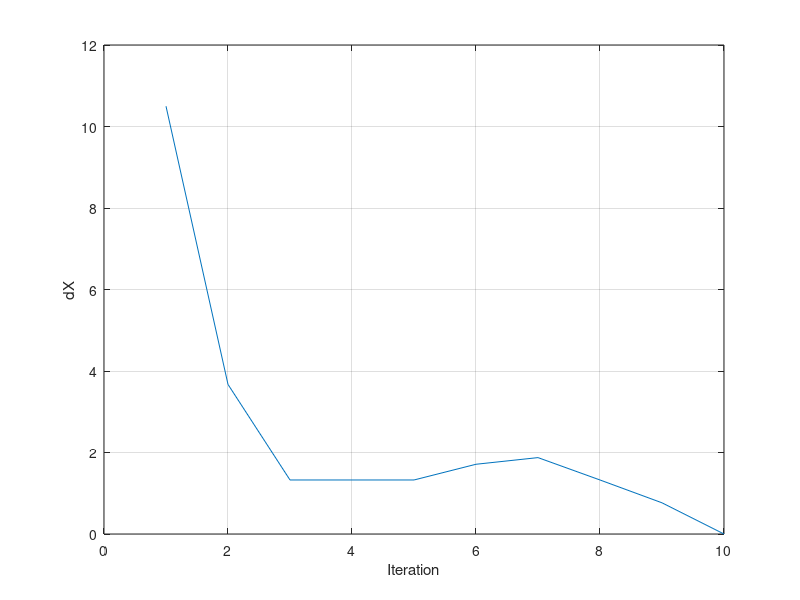
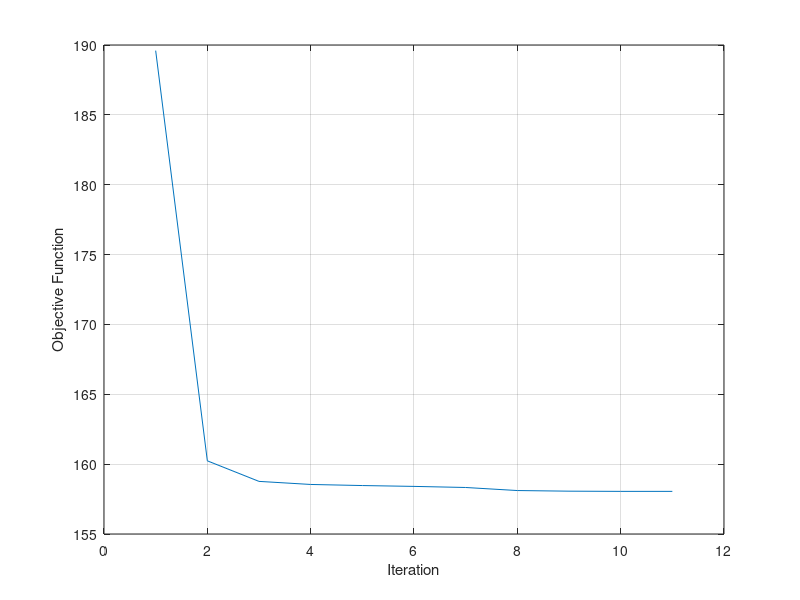
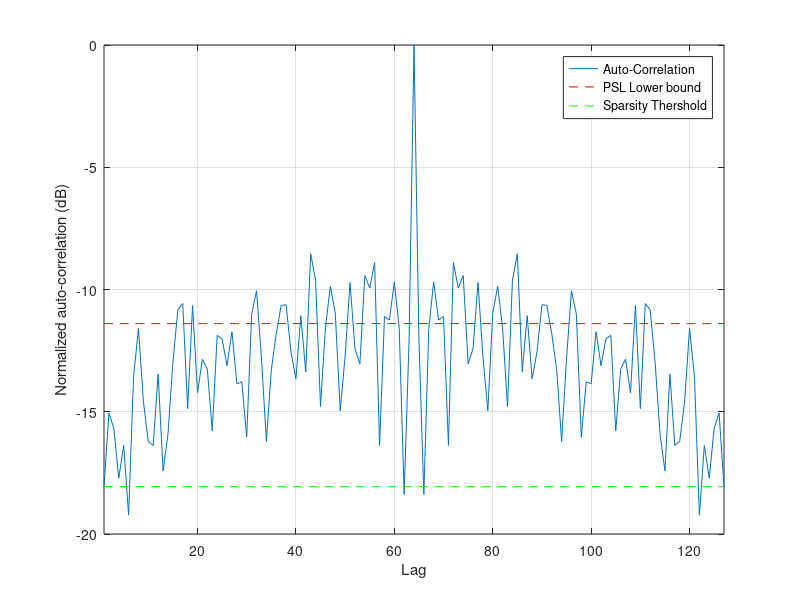
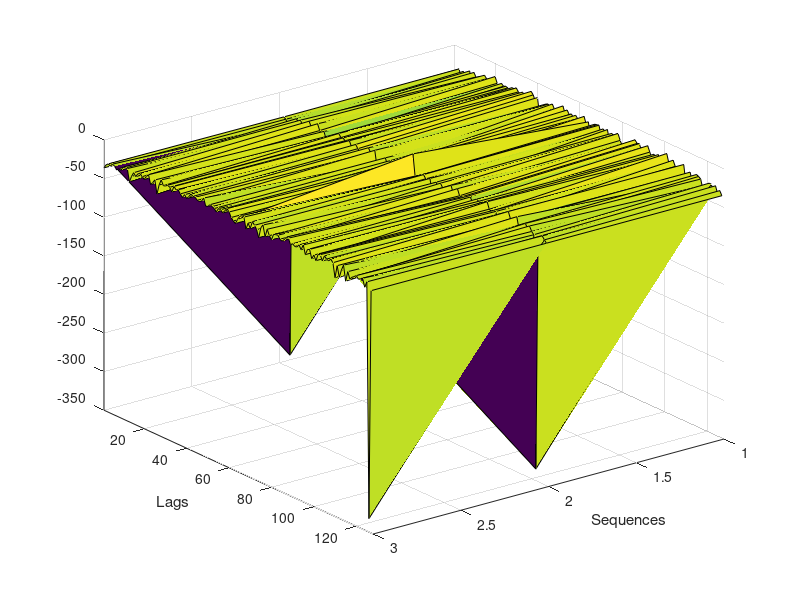

The MATLAB source for these figures, in order:
function [X, obj, D_X] = WeBEST_d_1file(X0, p, w, zeta, MaxItr, L, flg_obj)
% ~~~~~~~~~~~~~~~~~~~~~~~~~~~~~~~~~~~~~~~~~~~~~~~~~~~~~~~~~~~~~~~~~~~~~~~~~
% Copyright (c) 2021, <Ehsan Raei>, website: https://radarmimo.com/
% All rights reserved.
% ~~~~~~~~~~~~~~~~~~~~~~~~~~~~~~~~~~~~~~~~~~~~~~~~~~~~~~~~~~~~~~~~~~~~~~~~~
% Redistribution and use in source and binary forms, with or without
% modification, are permitted provided that the following conditions are met:
% 1. Redistributions of source code must retain the above copyright
%    notice, this list of conditions and the following disclaimer.
% 2. Redistributions in binary form must reproduce the above copyright
%    notice, this list of conditions and the following disclaimer in the
%    documentation and/or other materials provided with the distribution.
% 3. All advertising materials mentioning features or use of this software
%    must display the following acknowledgement:
%    "This product includes software developed by <Ehsan Raei>,
%    https://radarmimo.com/"
%
% THIS SOFTWARE IS PROVIDED BY <COPYRIGHT HOLDER> ''AS IS'' AND ANY
% EXPRESS OR IMPLIED WARRANTIES, INCLUDING, BUT NOT LIMITED TO, THE IMPLIED
% WARRANTIES OF MERCHANTABILITY AND FITNESS FOR A PARTICULAR PURPOSE ARE
% DISCLAIMED. IN NO EVENT SHALL <COPYRIGHT HOLDER> BE LIABLE FOR ANY
% DIRECT, INDIRECT, INCIDENTAL, SPECIAL, EXEMPLARY, OR CONSEQUENTIAL DAMAGES
% (INCLUDING, BUT NOT LIMITED TO, PROCUREMENT OF SUBSTITUTE GOODS OR SERVICES;
% LOSS OF USE, DATA, OR PROFITS; OR BUSINESS INTERRUPTION) HOWEVER CAUSED AND
% ON ANY THEORY OF LIABILITY, WHETHER IN CONTRACT, STRICT LIABILITY, OR TORT
% (INCLUDING NEGLIGENCE OR OTHERWISE) ARISING IN ANY WAY OUT OF THE USE OF THIS
% SOFTWARE, EVEN IF ADVISED OF THE POSSIBILITY OF SUCH DAMAGE.
% ~~~~~~~~~~~~~~~~~~~~~~~~~~~~~~~~~~~~~~~~~~~~~~~~~~~~~~~~~~~~~~~~~~~~~~~~~
% Website: https://radarmimo.com/
% Email: info@radarmimo.com, ehsan.raei@uni.lu, e.raei.d@gmail.com
% Code written by : Ehsan Raei
% Update : October, 2021
% ~~~~~~~~~~~~~~~~~~~~~~~~~~~~~~~~~~~~~~~~~~~~~~~~~~~~~~~~~~~~~~~~~~~~~~~~~
% ~~~~~~~~~~~~~~~~~~~~~~~~~~~~~~~~~~~~~~~~~~~~~~~~~~~~~~~~~~~~~~~~~~~~~~~~~
% This function optimizes set of sequences with discrete phase alphabet
% ~~~~~~~~~~~~~~~~~~~~~~~~~~~~~~~~~~~~~~~~~~~~~~~~~~~~~~~~~~~~~~~~~~~~~~~~~
% Input:
%           X0      : Set of initial uni-modular sequences (M*N matrix).
%           p       : The value of p for lp-norm (scalar)
%           w       : Weight for the correlation lags (1*N vector).
%           zeta    : The stopping threshold (scalar).
%           MaxItr  : The maximum iteration (scalar).
%           L       : The alphabet size (scalar).
%           flg_obj : The flag for reporting the objective function 
%                     (flg_obj == 1 -> shows the obj
%                      flg_obj == 0 -> do not show the obj).
% ~~~~~~~~~~~~~~~~~~~~~~~~~~~~~~~~~~~~~~~~~~~~~~~~~~~~~~~~~~~~~~~~~~~~~~~~~
% ~~~~~~~~~~~~~~~~~~~~~~~~~~~~~~~~~~~~~~~~~~~~~~~~~~~~~~~~~~~~~~~~~~~~~~~~~
% Output:
%           X       : The optimized set of sequences (M*N matrix).
%           obj     : The objective values per iteration.
%           D_X     : The frobenius norm of argument per iteration.
% ~~~~~~~~~~~~~~~~~~~~~~~~~~~~~~~~~~~~~~~~~~~~~~~~~~~~~~~~~~~~~~~~~~~~~~~~~
% The input parameters can be chosed as follows:
if ~exist('X0','var')
    N   	= 64;               % Code length
    M   	= 3;                % Numbers of Antenna
    phi0    = 2*rand(M,N)*pi;   % Initial phases
    X0      = exp(1i*phi0);     % Initial sequence
    w       = ones(1,2*N-1);    % The lags weights
end
if ~exist('p','var')
    p       = 2;                % ISL minimization
end
if ~exist('zeta','var')
    zeta    = 1e-3;             % Algorithm Termination threshold
end
if ~exist('MaxItr','var')
    MaxItr  = 10000;            % Maximum number of iterations
end
if ~exist('flg_obj','var')
    L = 8;                      % The alphabet size.
end
if ~exist('flg_obj','var')
    flg_obj = 1;                % The flag for reporting the objective function.
end

%% Discrete Phase
X           = X0;
[M, N]      = size(X);
if p < 2 
    P = 1;
else
    P = p;
end

D_X          = [];
obj             = [];
if flg_obj == 1
    itr         = 1;
    objTemp     = mwLPNorm_Cost(X, p, w);
    fp          = objTemp.wLp_AP;
    obj         = (fp)^(1/P);
end
reverseStr  = '';
for cycle = 1:MaxItr
    X_old   = X;
    for t = 1:M
        if flg_obj == 1
            fm          = Cost_wfm(X, p, w, t, fp);
        end
        for d = 1:N            
            coeff   = mwLpNorm_coeffe(X, w, t, d);
            a_tldk  = coeff.a_tldk;
            c_tldk  = coeff.c_tldk;
            a_ttdk  = coeff.a_ttdk;
            b_ttdk  = coeff.b_ttdk;
            c_ttdk  = coeff.c_ttdk;            
            
            r_tldk_l    = fft(cat(3, a_tldk, c_tldk), L, 3);                
            if L > 2
                r_ttdk_l	= fft(cat(2, a_ttdk.', c_ttdk.', b_ttdk.'), L, 2);       
            else
                r_ttdk_l	= fft(cat(2, a_ttdk.' +  b_ttdk.', c_ttdk.'), L, 2);       
            end
            
            if flg_obj == 1
                itr                 = itr + 1;
                fo                  = (sum(abs(r_ttdk_l).^p).' + squeeze(2*sum(sum(abs(r_tldk_l).^p, 1), 2)) + fm - (M-1)*(w(N)*N)^p).^(1/P);
                [obj(itr), indx]    = min(fo);
                X(t,d)              = exp(1i*2*pi*(indx-1)/L);

                r_ttdk      = c_ttdk + a_ttdk.*X(t,d) + b_ttdk.*conj(X(t,d));
                r_tldk      = c_tldk + a_tldk.*X(t,d);
                ft_au       = sum(abs(r_ttdk).^p) + (w(N)*N)^p;
                ft_cr       = 2*sum(sum(abs(r_tldk).^p));

                fp          = fm + ft_au + ft_cr - M*(w(N)*N)^p;
            else
                fo          = (sum(abs(r_ttdk_l).^p).' + squeeze(2*sum(sum(abs(r_tldk_l).^p, 1), 2))).^(1/P);
                [~, indx]	= min(fo);
                X(t,d)      = exp(1i*2*pi*(indx-1)/L);
            end
        end        
    end
    D_X(cycle)   = norm(X_old - X, 'fro');
    if flg_obj == 1
        d_obj   = obj(itr-N*M) - obj(itr);
        msg = sprintf('WeBEST-d, p=%d, cycle:%d, d_obj = %d, D_X = %d', p, cycle, d_obj, D_X(cycle));
        fprintf([reverseStr, msg]);
        reverseStr = repmat(sprintf('\b'), 1, length(msg));
    else
        msg = sprintf('WeBEST-d, dp=%d, cycle:%d, D_X = %d', p, cycle, D_X(cycle));
        fprintf([reverseStr, msg]);
        reverseStr = repmat(sprintf('\b'), 1, length(msg));
    end
    if  D_X(cycle) < zeta
        break
    end
end
fprintf('\n');

if nargout == 0
    if p == 2 && norm(w - ones(1, 2*N-1)) == 0
        temp    = mPSLISL(X.',0);
        ISLR    = temp.ISLR_AP;
        disp(['Obtained ISLR = ' num2str(ISLR), 'dB, Lower bound ISLR = ' num2str(10*log10(M*(M-1))) 'dB'])
    end
    
    figure, plot(D_X), grid on, box on
    xlabel('Iteration'), ylabel('dX')
    
    if flg_obj == 1
        figure, plot(downsample(obj, M*N)), grid on, box on
        xlabel('Iteration'), ylabel('Objective Function')
    end
    
    figure, plot(10*log10(abs(xcorr(X(1,:)))/N)), grid on, box on
    hold on, plot(10*log10(N*sqrt((M-1)/(2*M*N-M-1))/N)*ones(2*N-1,1), '--r')
    hold on, plot(10*log10(1/N)*ones(2*N-1,1), '--g')    
    legend('Auto-Correlation', 'PSL Lower bound', 'Sparsity Thershold', 'location', 'best') 
    xlabel('Lag'), ylabel('Normalized auto-correlation (dB)')
    xlim([1 2*N-1])
    
    if M > 1
        for m = 1:M
            cc(:,m)     = 20*log10(abs(xcorr(X(round(M/2),:),X(m,:))/N));
        end
        figure, surf(cc); 
        xlabel('Sequences'), ylabel('Lags')
        xlim([1 M]), ylim([1 2*N])
        az = 180-37.5; el = 30;
        view([az,el])
    end
    
    X       = [];
    obj     = [];
    D_X  = [];
end

end

%%
function [out] = mwLPNorm_Cost(X, p, w)
if ~exist('X','var')
    M       = 4;
    N       = 64;
    phase0  = 2*pi*(rand(M, N));
    X       = exp(1i*phase0);
    w       = ones(1, 2*N-1);
end
if ~exist('p','var')
    p   = 2;
end

[M, N]    	= size(X);

Lp_AP_Au    = 0;
Lp_AP_Cr	= 0;
ISL_AP_Au   = 0;
ISL_AP_Cr   = 0;
PSL_AP_Au   = 0;
PSL_AP_Cr 	= 0;
L00_AP      = 0;
L0_AP       = 0;

wLp_AP_Au   = 0;
wLp_AP_Cr	= 0;
wISL_AP_Au  = 0;
wISL_AP_Cr  = 0;
wPSL_AP_Au  = 0;
wPSL_AP_Cr 	= 0;
% ~~~~~~~~~~~~~~~~~~~~~~~~~~~~~~~~~~~~~~~~~~~~~~~~~~~~~~~~~~~~~~~~~~~~~~~~~
% auto- and cross-correlation
for m = 1 : M
    for l = 1 : M
        % aperiodic
        rk      = xcorr(X(m,:),X(l,:));
        wrk     = w.*(xcorr(X(m,:),X(l,:)));
        if m == l
            Lp_AP_Au	= Lp_AP_Au + sum(abs(rk(1:N-1)).^p) + sum(abs(rk(N+1:end)).^p);
            ISL_AP_Au	= ISL_AP_Au + sum(abs(rk(1:N-1)).^2) + sum(abs(rk(N+1:end)).^2);
            PSL_AP_Au   = max(PSL_AP_Au , max(max(abs(rk(1:N-1))) , max(abs(rk(N+1:end)))));
            
            wLp_AP_Au	= wLp_AP_Au + sum(abs(wrk(1:N-1)).^p) + sum(abs(wrk(N+1:end)).^p);
            wISL_AP_Au  = wISL_AP_Au + sum(abs(wrk(1:N-1)).^2) + sum(abs(wrk(N+1:end)).^2);
            wPSL_AP_Au  = max(wPSL_AP_Au , max(max(abs(wrk(1:N-1))) , max(abs(wrk(N+1:end)))));
        else
            Lp_AP_Cr 	= Lp_AP_Cr + sum(abs(rk).^p);
            ISL_AP_Cr 	= ISL_AP_Cr + sum(abs(rk).^2);
            PSL_AP_Cr   = max(PSL_AP_Cr , max(abs(rk)));
            
            wLp_AP_Cr 	= wLp_AP_Cr + sum(abs(wrk).^p);
            wISL_AP_Cr 	= wISL_AP_Cr + sum(abs(wrk).^2);
            wPSL_AP_Cr  = max(wPSL_AP_Cr , max(abs(wrk)));
        end
        
        L00_AP  = L00_AP + length(rk(abs(rk)<1));
        L0_AP   = L0_AP + length(rk(abs(rk)<N*sqrt((M-1)/(2*M*N-M-1))));
    end
end
% ~~~~~~~~~~~~~~~~~~~~~~~~~~~~~~~~~~~~~~~~~~~~~~~~~~~~~~~~~~~~~~~~~~~~~~~~~
% Output
out.Lp_AP           = Lp_AP_Au + Lp_AP_Cr;
out.Lp_AP_Auto      = Lp_AP_Au;
out.Lp_AP_Cross     = Lp_AP_Cr;
out.ISL_AP          = ISL_AP_Au + ISL_AP_Cr;
out.ISL_AP_Auto     = ISL_AP_Au;
out.ISL_AP_Cross    = ISL_AP_Cr;
out.PSL_AP          = max(PSL_AP_Au, PSL_AP_Cr);
out.PSL_AP_Auto     = PSL_AP_Au;
out.PSL_AP_Cross    = PSL_AP_Cr;

out.wLp_AP          = wLp_AP_Au + wLp_AP_Cr;
out.wLp_AP_Auto     = wLp_AP_Au;
out.wLp_AP_Cross    = wLp_AP_Cr;
out.wISL_AP         = wISL_AP_Au + wISL_AP_Cr;
out.wISL_AP_Auto    = wISL_AP_Au;
out.wISL_AP_Cross   = wISL_AP_Cr;
out.wPSL_AP         = max(wPSL_AP_Au, wPSL_AP_Cr);
out.wPSL_AP_Auto    = wPSL_AP_Au;
out.wPSL_AP_Cross   = wPSL_AP_Cr;

out.L00_AP          = L00_AP;
out.L0_AP           = L0_AP;

if nargout == 0
%    if M > 1
%        figure; plot(abs(w.*xcorr(X(2,:))));
%        figure; plot(abs(w.*xcorr(X(1,:),X(2,:))));
%    else
%        figure; plot(abs(w.*xcorr(X(1,:))));      
%    end
end
end

%%
function fm = Cost_wfm(X, p, w, t, fp)
    [M, N]  = size(X);
    ft      = Cost_wft(X, p, w, t);
    ft_au 	= ft.au;
    ft_cr  	= ft.cr;
    fm     	= fp - ft_au - ft_cr + M*(w(N)*N)^p;
end

%%
function [ft]  = Cost_wft(X, p, w, t)
    [M, ~]	= size(X);
    r_tt	= w.*xcorr(X(t,:));
%     r_tt(N) = 0;
    ft_au   = sum(abs(r_tt).^p);
    ft_cr   = 0;
    for m = 1:M
        if t ~= m
            r_tm            = w.*xcorr(X(t,:), X(m,:));
            ft_cr           = ft_cr + 2*sum(abs(r_tm).^p);
        end
    end
    ft.au   = ft_au;
    ft.cr   = ft_cr;
end

%%
function [out] = mwLpNorm_coeffe(X, w, t, d)
    [M, N]  = size(X);    
    c_tldk  = zeros(M,2*N-1);
    a_tldk  = zeros(M,2*N-1);
    x_td    = X(t,:);
    x_td(d) = 0;
    for l = 1:M
        if l ~= t
            c_tldk(l,:) = w.*xcorr(x_td,X(l,:));
            for k = -N+1:N-1
                if (1 <= d + k ) && (d + k <= N)
                    a_tldk(l,N-k)     = conj(X(l,d+k));
                end
            end
            a_tldk(l,:) = w.*a_tldk(l,:);
        end
    end
    c_tldk(t,:) = [];
    a_tldk(t,:) = [];
    c_mtdk      = conj(flip(c_tldk, 2));
    b_mtdk      = conj(flip(a_tldk, 2));

    c_ttdk      = w.*xcorr(x_td);
    c_ttdk(N)   = [];%0;
    a_ttdk      = zeros(1,2*N-1);
    for k = -N+1:N-1
        if (1 <= d + k) && (d + k <= N)
            a_ttdk(1,N-k)   = conj(X(t,d+k));
        end
    end
    a_ttdk      = w.*a_ttdk;
    a_ttdk(N)   = [];%0;
    b_ttdk      = conj(flip(a_ttdk, 2));
    
%     out.s_ptd   = s_ptd;
    out.a_tldk  = a_tldk;
    out.c_tldk  = c_tldk;
    out.b_mtdk  = b_mtdk;
    out.c_mtdk  = c_mtdk;
    out.a_ttdk  = a_ttdk;
    out.b_ttdk  = b_ttdk;
    out.c_ttdk  = c_ttdk;
end

%%
function [out] = mPSLISL(X,theta)
% ~~~~~~~~~~~~~~~~~~~~~~~~~~~~~~~~~~~~~~~~~~~~~~~~~~~~~~~~~~~~~~~~~~~~~~~~~
% Copyright (c) 2020, <Mohammad Alaee>, website: https://radarmimo.com/
% All rights reserved.
% ~~~~~~~~~~~~~~~~~~~~~~~~~~~~~~~~~~~~~~~~~~~~~~~~~~~~~~~~~~~~~~~~~~~~~~~~~
% Redistribution and use in source and binary forms, with or without
% modification, are permitted provided that the following conditions are met:
% 1. Redistributions of source code must retain the above copyright
%    notice, this list of conditions and the following disclaimer.
% 2. Redistributions in binary form must reproduce the above copyright
%    notice, this list of conditions and the following disclaimer in the
%    documentation and/or other materials provided with the distribution.
% 3. All advertising materials mentioning features or use of this software
%    must display the following acknowledgement:
%    "This product includes software developed by <Mohammad Alaee>,
%    https://radarmimo.com/"
%
% THIS SOFTWARE IS PROVIDED BY <COPYRIGHT HOLDER> ''AS IS'' AND ANY
% EXPRESS OR IMPLIED WARRANTIES, INCLUDING, BUT NOT LIMITED TO, THE IMPLIED
% WARRANTIES OF MERCHANTABILITY AND FITNESS FOR A PARTICULAR PURPOSE ARE
% DISCLAIMED. IN NO EVENT SHALL <COPYRIGHT HOLDER> BE LIABLE FOR ANY
% DIRECT, INDIRECT, INCIDENTAL, SPECIAL, EXEMPLARY, OR CONSEQUENTIAL DAMAGES
% (INCLUDING, BUT NOT LIMITED TO, PROCUREMENT OF SUBSTITUTE GOODS OR SERVICES;
% LOSS OF USE, DATA, OR PROFITS; OR BUSINESS INTERRUPTION) HOWEVER CAUSED AND
% ON ANY THEORY OF LIABILITY, WHETHER IN CONTRACT, STRICT LIABILITY, OR TORT
% (INCLUDING NEGLIGENCE OR OTHERWISE) ARISING IN ANY WAY OUT OF THE USE OF THIS
% SOFTWARE, EVEN IF ADVISED OF THE POSSIBILITY OF SUCH DAMAGE.
% ~~~~~~~~~~~~~~~~~~~~~~~~~~~~~~~~~~~~~~~~~~~~~~~~~~~~~~~~~~~~~~~~~~~~~~~~~
% Website: https://radarmimo.com/
% Email: info@radarmimo.com, mohammad.alaee@uni.lu, mmalaee@yahoo.com
% Code written by : Mohammad Alaee
% Last update : 2016
% ~~~~~~~~~~~~~~~~~~~~~~~~~~~~~~~~~~~~~~~~~~~~~~~~~~~~~~~~~~~~~~~~~~~~~~~~~
if ~exist('X','var')
    X           = mrandmat(63,4,8);
end
if ~exist('theta','var')
    theta       = 0;
end

[N,N_T]         = size(X);
ISL_AP_Au       = 0;
ISL_AP_Cr       = 0;
ISL_P_Au        = 0;
ISL_P_Cr        = 0;
PSL_AP_Au       = 0;
PSL_AP_Cr       = 0;
PSL_P_Au        = 0;
PSL_P_Cr        = 0;
% ~~~~~~~~~~~~~~~~~~~~~~~~~~~~~~~~~~~~~~~~~~~~~~~~~~~~~~~~~~~~~~~~~~~~~~~~~
%% auto- and cross-correlation
for i           = 1 : N_T
    for j       = 1 : N_T
        % aperiodic
        rk      = (xcorr(X(:,i),X(:,j)));
        if i == j
            ISL_AP_Au   = ISL_AP_Au + sum(abs(rk(1:N-1)).^2) + sum(abs(rk(N+1:end)).^2);
            PSL_AP_Au   = max(PSL_AP_Au , max(max(abs(rk(1:N-1))) , max(abs(rk(N+1:end)))));
        else
            ISL_AP_Cr   = ISL_AP_Cr + sum(abs(rk).^2);
            PSL_AP_Cr   = max(PSL_AP_Cr , max(abs(rk)));
        end
    
        % periodic
        ck              = (pcorr(X(:,i),X(:,j)));
        if i == j
            ISL_P_Au    = ISL_P_Au + sum(abs(ck(1:N-1)).^2) + sum(abs(ck(N+1:end)).^2);
            PSL_P_Au    = max(PSL_P_Au , max(max(abs(ck(1:N-1))) , max(abs(ck(N+1:end)))));        
        else
            ISL_P_Cr    = ISL_P_Cr + sum(abs(ck).^2);
            PSL_P_Cr    = max(PSL_P_Cr , max(abs(ck)));
        end
    end
end
% ~~~~~~~~~~~~~~~~~~~~~~~~~~~~~~~~~~~~~~~~~~~~~~~~~~~~~~~~~~~~~~~~~~~~~~~~~
%% Output

ISLR_AP         = 10 * log10 ((ISL_AP_Au + ISL_AP_Cr)/N^2);
PSLR_AP         = 10 * log10 ((max(PSL_AP_Au,PSL_AP_Cr))^2/N^2);

ISLR_P          = 10 * log10 ((ISL_P_Au + ISL_P_Cr)/N^2);
PSLR_P          = 10 * log10 ((max(PSL_P_Au,PSL_P_Cr))^2/N^2);

Pareto_AP       = theta * (max(PSL_AP_Au,PSL_AP_Cr))^2 + (1 - theta) * (ISL_AP_Au + ISL_AP_Cr);
ParetoR_AP      = 10 * log10(Pareto_AP / N^2);

Pareto_P        = theta * (max(PSL_P_Au,PSL_P_Cr))^2 + (1 - theta) * (ISL_P_Au + ISL_P_Cr);
ParetoR_P       = 10 * log10(Pareto_P / N^2);


out.PSL_AP      = (max(PSL_AP_Au,PSL_AP_Cr));
out.ISL_AP      = (ISL_AP_Au + ISL_AP_Cr) ;
out.PSL_P       = (max(PSL_P_Au,PSL_P_Cr));
out.ISL_P       = (ISL_P_Au + ISL_P_Cr) ;
out.PSLR_AP     = PSLR_AP;
out.ISLR_AP     = ISLR_AP;
out.PSLR_P      = PSLR_P;
out.ISLR_P      = ISLR_P ;
out.Pareto_AP   = Pareto_AP;
out.ParetoR_AP  = ParetoR_AP;
out.Pareto_P    = Pareto_P;
out.ParetoR_P   = ParetoR_P;
out.PSL_AP_Auto = PSL_AP_Au;
out.PSL_AP_Cross = PSL_AP_Cr;
out.ISL_AP_Auto = ISL_AP_Au;
out.ISL_AP_Cross = ISL_AP_Cr;

if nargout == 0
   if N_T > 1
       figure; plot(abs(xcorr(X(:,2))));
       figure; plot(abs(pcorr(X(:,2))));
       figure; plot(abs(xcorr(X(:,1),X(:,2))));
       figure; plot(abs(pcorr(X(:,1),X(:,2))));
   else
       figure; plot(abs(xcorr(X(:,1))));
       figure; plot(abs(pcorr(X(:,1))));
       
   end
end
end

%%
function [ r ] = pcorr( x , y)
% ~~~~~~~~~~~~~~~~~~~~~~~~~~~~~~~~~~~~~~~~~~~~~~~~~~~~~~~~~~~~~~~~~~~~~~~~~
% Copyright (c) 2020, <Mohammad Alaee>, website: https://radarmimo.com/
% All rights reserved.
% ~~~~~~~~~~~~~~~~~~~~~~~~~~~~~~~~~~~~~~~~~~~~~~~~~~~~~~~~~~~~~~~~~~~~~~~~~
% Redistribution and use in source and binary forms, with or without
% modification, are permitted provided that the following conditions are met:
% 1. Redistributions of source code must retain the above copyright
%    notice, this list of conditions and the following disclaimer.
% 2. Redistributions in binary form must reproduce the above copyright
%    notice, this list of conditions and the following disclaimer in the
%    documentation and/or other materials provided with the distribution.
% 3. All advertising materials mentioning features or use of this software
%    must display the following acknowledgement:
%    "This product includes software developed by <Mohammad Alaee>,
%    https://radarmimo.com/"
%
% THIS SOFTWARE IS PROVIDED BY <COPYRIGHT HOLDER> ''AS IS'' AND ANY
% EXPRESS OR IMPLIED WARRANTIES, INCLUDING, BUT NOT LIMITED TO, THE IMPLIED
% WARRANTIES OF MERCHANTABILITY AND FITNESS FOR A PARTICULAR PURPOSE ARE
% DISCLAIMED. IN NO EVENT SHALL <COPYRIGHT HOLDER> BE LIABLE FOR ANY
% DIRECT, INDIRECT, INCIDENTAL, SPECIAL, EXEMPLARY, OR CONSEQUENTIAL DAMAGES
% (INCLUDING, BUT NOT LIMITED TO, PROCUREMENT OF SUBSTITUTE GOODS OR SERVICES;
% LOSS OF USE, DATA, OR PROFITS; OR BUSINESS INTERRUPTION) HOWEVER CAUSED AND
% ON ANY THEORY OF LIABILITY, WHETHER IN CONTRACT, STRICT LIABILITY, OR TORT
% (INCLUDING NEGLIGENCE OR OTHERWISE) ARISING IN ANY WAY OUT OF THE USE OF THIS
% SOFTWARE, EVEN IF ADVISED OF THE POSSIBILITY OF SUCH DAMAGE.
% ~~~~~~~~~~~~~~~~~~~~~~~~~~~~~~~~~~~~~~~~~~~~~~~~~~~~~~~~~~~~~~~~~~~~~~~~~
% Website: https://radarmimo.com/
% Email: info@radarmimo.com, mohammad.alaee@uni.lu, mmalaee@yahoo.com
% Code written by : Mohammad Alaee
% Last update : 2016
% ~~~~~~~~~~~~~~~~~~~~~~~~~~~~~~~~~~~~~~~~~~~~~~~~~~~~~~~~~~~~~~~~~~~~~~~~~
if ~exist('x','var')
    N           = 50; % sequence length
    phi         = (2*rand(N,1)-1)*pi;
    x           = exp(1i * phi);
end
if ~exist('y','var')
    y           = x;
end

x               = x(:);
N               = length(x);
r               = zeros(2*N-1,1);
pc1             = ifft(fft(x).*conj(fft(y)));
r(N:end)        = pc1;
r(1:N-1)        = pc1(end:-1:2);
    
if nargout == 0
    figure;
    hold all;
    plot(abs(r))
    r = [];
end
end


